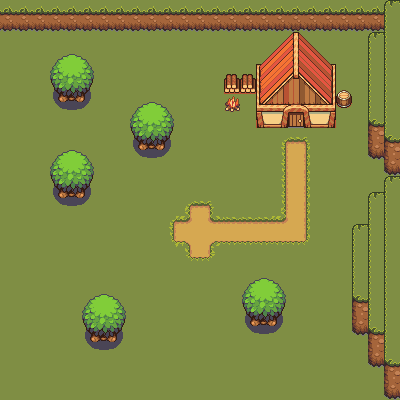

A level layout from a 2D game, rendered from its tile map. Below: a short description, then the map file with its tile-grid data intact:
An orthogonal 25x25 tile map with 16x16 px tiles, 4 tile layers (BackGround, Ground, Obstacles, AboveObstacles).

<map version="1.10" tiledversion="1.10.2" orientation="orthogonal" renderorder="left-down" width="25" height="25" tilewidth="16" tileheight="16" infinite="0" nextlayerid="5" nextobjectid="1">
 <tileset firstgid="1" source="16.tsx" />
 <layer id="4" name="BackGround" width="25" height="25">
  <data encoding="csv">
134,134,134,134,134,134,134,134,134,134,134,134,134,134,134,134,134,134,134,134,134,134,134,134,134,
134,134,134,134,134,134,134,134,134,134,134,134,134,134,134,134,134,134,134,134,134,134,134,134,134,
134,134,134,134,134,134,134,134,134,134,134,134,134,134,134,134,134,134,134,134,134,134,134,134,134,
134,134,134,134,134,134,134,134,134,134,134,134,134,134,134,134,134,134,134,134,134,134,134,134,134,
134,134,134,134,134,134,134,134,134,134,134,134,134,134,134,134,134,134,134,134,134,134,134,134,134,
134,134,134,134,134,134,134,134,134,134,134,134,134,134,134,134,134,134,134,134,134,134,134,134,134,
134,134,134,134,134,134,134,134,134,134,134,134,134,134,134,134,134,134,134,134,134,134,134,134,134,
134,134,134,134,134,134,134,134,134,134,134,134,134,134,134,134,134,134,134,134,134,134,134,134,134,
134,134,134,134,134,134,134,134,134,134,134,134,134,134,134,134,134,139,140,141,134,134,134,134,134,
134,134,134,134,134,134,134,134,134,134,134,134,134,134,134,134,134,172,173,174,134,134,134,134,134,
134,134,134,134,134,134,134,134,134,134,134,134,134,134,134,134,134,172,173,174,134,134,134,134,134,
134,134,134,134,134,134,134,134,134,134,134,134,134,134,134,134,134,172,173,174,134,134,134,134,134,
134,134,134,134,134,134,134,134,134,134,134,139,140,141,134,134,134,172,173,174,134,134,134,134,134,
134,134,134,134,134,134,134,134,134,134,139,209,173,208,140,140,140,209,173,174,134,134,134,134,134,
134,134,134,134,134,134,134,134,134,134,172,173,173,173,173,173,173,173,173,174,134,134,134,134,134,
134,134,134,134,134,134,134,134,134,134,205,176,173,175,206,206,206,206,206,207,134,134,134,134,134,
134,134,134,134,134,134,134,134,134,134,134,205,206,207,134,134,134,134,134,134,134,134,134,134,134,
134,134,134,134,134,134,134,134,134,134,134,134,134,134,134,134,134,134,134,134,134,134,134,134,134,
134,134,134,134,134,134,134,134,134,134,134,134,134,134,134,134,134,134,134,134,134,134,134,134,134,
134,134,134,134,134,134,134,134,134,134,134,134,134,134,134,134,134,134,134,134,134,134,134,134,134,
134,134,134,134,134,134,134,134,134,134,134,134,134,134,134,134,134,134,134,134,134,134,134,134,134,
134,134,134,134,134,134,134,134,134,134,134,134,134,134,134,134,134,134,134,134,134,134,134,134,134,
134,134,134,134,134,134,134,134,134,134,134,134,134,134,134,134,134,134,134,134,134,134,134,134,134,
134,134,134,134,134,134,134,134,134,134,134,134,134,134,134,134,134,134,134,134,134,134,134,134,134,
134,134,134,134,134,134,134,134,134,134,134,134,134,134,134,134,134,134,134,134,134,134,134,134,134
</data>
 </layer>
 <layer id="1" name="Ground" width="25" height="25">
  <data encoding="csv">
0,0,0,0,0,0,0,0,0,0,0,0,0,0,0,0,0,0,0,0,0,0,0,0,0,
0,0,0,0,0,0,0,0,0,0,0,0,0,0,0,0,0,0,0,0,0,0,0,0,0,
0,0,0,0,0,0,0,0,0,0,0,0,0,0,0,0,0,0,0,0,0,0,0,0,0,
0,0,0,0,0,0,0,0,0,0,0,0,0,0,0,0,0,0,0,0,0,0,0,0,0,
0,0,0,0,0,0,0,0,0,0,0,0,0,0,0,0,0,0,0,0,0,0,0,0,0,
0,0,0,0,0,0,0,0,0,0,0,0,0,0,0,0,0,0,0,0,0,0,0,0,0,
0,0,0,0,0,0,0,0,0,0,0,0,0,0,0,0,0,0,0,0,0,0,0,0,0,
0,0,0,0,0,0,0,0,0,0,0,0,0,0,0,0,0,0,0,0,0,0,0,0,0,
0,0,0,0,0,0,0,0,0,0,0,0,0,0,0,0,0,0,0,0,0,0,0,0,0,
0,0,0,0,0,0,0,0,0,0,0,0,0,0,0,0,0,0,0,0,0,0,0,0,0,
0,0,0,0,0,0,0,0,0,0,0,0,0,0,0,0,0,0,0,0,0,0,0,0,0,
0,0,0,0,0,0,0,0,0,0,0,0,0,0,0,0,0,0,0,0,0,0,0,0,0,
0,0,0,0,0,0,0,0,0,0,0,0,0,0,0,0,0,0,0,0,0,0,0,0,0,
0,0,0,0,0,0,0,0,0,0,0,0,0,0,0,0,0,0,0,0,0,0,0,0,0,
0,0,0,0,0,0,0,0,0,0,0,0,0,0,0,0,0,0,0,0,0,0,0,0,0,
0,0,0,0,0,0,0,0,0,0,0,0,0,0,0,0,0,0,0,0,0,0,0,0,0,
0,0,0,0,0,0,0,0,0,0,0,0,0,0,0,0,0,0,0,0,0,0,0,0,0,
0,0,0,0,0,0,0,0,0,0,0,0,0,0,0,0,0,0,0,0,0,0,0,0,0,
0,0,0,0,0,0,0,0,0,0,0,0,0,0,0,0,0,0,0,0,0,0,0,0,0,
0,0,0,0,0,0,0,0,0,0,0,0,0,0,0,0,0,0,0,0,0,0,0,0,0,
0,0,0,0,0,0,0,0,0,0,0,0,0,0,0,0,0,0,0,0,0,0,0,0,0,
0,0,0,0,0,0,0,0,0,0,0,0,0,0,0,0,0,0,0,0,0,0,0,0,0,
0,0,0,0,0,0,0,0,0,0,0,0,0,0,0,0,0,0,0,0,0,0,0,0,0,
0,0,0,0,0,0,0,0,0,0,0,0,0,0,0,0,0,0,0,0,0,0,0,0,0,
0,0,0,0,0,0,0,0,0,0,0,0,0,0,0,0,0,0,0,0,0,0,0,0,0
</data>
 </layer>
 <layer id="2" name="Obstacles" width="25" height="25">
  <data encoding="csv">
167,167,167,167,167,167,167,167,167,167,167,167,167,167,167,167,167,167,167,167,167,167,167,167,100,
233,233,233,233,233,233,233,233,233,233,233,233,233,233,233,233,233,233,233,233,233,233,233,233,133,
0,0,0,0,0,0,0,0,0,0,0,0,0,0,0,0,1458,1459,1460,1461,1462,0,0,100,133,
0,0,0,664,665,666,0,0,0,0,0,0,0,0,0,0,1491,1492,1493,1494,1495,0,0,133,133,
0,0,0,697,698,699,0,0,0,0,0,0,0,0,1331,1331,1524,1525,1526,1527,1528,0,0,133,133,
0,0,0,730,731,732,0,0,0,0,0,0,0,0,1364,1364,1557,1558,1559,1560,1561,1330,0,133,133,
0,0,0,763,764,765,0,0,664,665,666,0,0,0,0,0,1590,1591,1592,1593,1594,1363,0,133,133,
0,0,0,0,0,0,0,0,697,698,699,0,0,0,0,0,1357,1358,1358,1358,1359,0,0,166,133,
0,0,0,0,0,0,0,0,730,731,732,0,0,0,0,0,0,0,0,0,0,0,0,199,166,
0,0,0,664,665,666,0,0,763,764,765,0,0,0,0,0,0,0,0,0,0,0,0,232,199,
0,0,0,697,698,699,0,0,0,0,0,0,0,0,0,0,0,0,0,0,0,0,0,0,232,
0,0,0,730,731,732,0,0,0,0,0,0,0,0,0,0,0,0,0,0,0,0,0,0,100,
0,0,0,763,764,765,0,0,0,0,0,0,0,0,0,0,0,0,0,0,0,0,0,100,133,
0,0,0,0,0,0,0,0,0,0,0,0,0,0,0,0,0,0,0,0,0,0,0,133,133,
0,0,0,0,0,0,0,0,0,0,0,0,0,0,0,0,0,0,0,0,0,0,100,133,133,
0,0,0,0,0,0,0,0,0,0,0,0,0,0,0,0,0,0,0,0,0,0,133,133,133,
0,0,0,0,0,0,0,0,0,0,0,0,0,0,0,0,0,0,0,0,0,0,133,133,133,
0,0,0,0,0,0,0,0,0,0,0,0,0,0,0,664,665,666,0,0,0,0,133,133,133,
0,0,0,0,0,664,665,666,0,0,0,0,0,0,0,697,698,699,0,0,0,0,166,133,133,
0,0,0,0,0,697,698,699,0,0,0,0,0,0,0,730,731,732,0,0,0,0,199,133,133,
0,0,0,0,0,730,731,732,0,0,0,0,0,0,0,763,764,765,0,0,0,0,232,166,133,
0,0,0,0,0,763,764,765,0,0,0,0,0,0,0,0,0,0,0,0,0,0,0,199,133,
0,0,0,0,0,0,0,0,0,0,0,0,0,0,0,0,0,0,0,0,0,0,0,232,166,
0,0,0,0,0,0,0,0,0,0,0,0,0,0,0,0,0,0,0,0,0,0,0,0,199,
0,0,0,0,0,0,0,0,0,0,0,0,0,0,0,0,0,0,0,0,0,0,0,0,232
</data>
 </layer>
 <layer id="3" name="AboveObstacles" width="25" height="25">
  <data encoding="csv">
0,0,0,0,0,0,0,0,0,0,0,0,0,0,0,0,0,0,0,0,0,0,0,0,0,
0,0,0,0,0,0,0,0,0,0,0,0,0,0,0,0,0,0,0,0,0,0,0,0,0,
0,0,0,0,0,0,0,0,0,0,0,0,0,0,0,0,0,0,0,0,0,0,0,0,0,
0,0,0,0,0,0,0,0,0,0,0,0,0,0,0,0,0,0,0,0,0,0,0,0,0,
0,0,0,0,0,0,0,0,0,0,0,0,0,0,0,0,0,0,0,0,0,0,0,0,0,
0,0,0,0,0,0,0,0,0,0,0,0,0,0,0,0,0,0,0,0,0,0,0,0,0,
0,0,0,0,0,0,0,0,0,0,0,0,0,0,1366,0,0,1327,1328,1329,0,0,0,0,0,
0,0,0,0,0,0,0,0,0,0,0,0,0,0,0,0,0,1360,1361,1362,0,0,0,0,0,
0,0,0,0,0,0,0,0,0,0,0,0,0,0,0,0,0,0,0,0,0,0,0,0,0,
0,0,0,0,0,0,0,0,0,0,0,0,0,0,0,0,0,0,0,0,0,0,0,0,0,
0,0,0,0,0,0,0,0,0,0,0,0,0,0,0,0,0,0,0,0,0,0,0,0,0,
0,0,0,0,0,0,0,0,0,0,0,0,0,0,0,0,0,0,0,0,0,0,0,0,0,
0,0,0,0,0,0,0,0,0,0,0,0,0,0,0,0,0,0,0,0,0,0,0,0,0,
0,0,0,0,0,0,0,0,0,0,0,0,0,0,0,0,0,0,0,0,0,0,0,0,0,
0,0,0,0,0,0,0,0,0,0,0,0,0,0,0,0,0,0,0,0,0,0,0,0,0,
0,0,0,0,0,0,0,0,0,0,0,0,0,0,0,0,0,0,0,0,0,0,0,0,0,
0,0,0,0,0,0,0,0,0,0,0,0,0,0,0,0,0,0,0,0,0,0,0,0,0,
0,0,0,0,0,0,0,0,0,0,0,0,0,0,0,0,0,0,0,0,0,0,0,0,0,
0,0,0,0,0,0,0,0,0,0,0,0,0,0,0,0,0,0,0,0,0,0,0,0,0,
0,0,0,0,0,0,0,0,0,0,0,0,0,0,0,0,0,0,0,0,0,0,0,0,0,
0,0,0,0,0,0,0,0,0,0,0,0,0,0,0,0,0,0,0,0,0,0,0,0,0,
0,0,0,0,0,0,0,0,0,0,0,0,0,0,0,0,0,0,0,0,0,0,0,0,0,
0,0,0,0,0,0,0,0,0,0,0,0,0,0,0,0,0,0,0,0,0,0,0,0,0,
0,0,0,0,0,0,0,0,0,0,0,0,0,0,0,0,0,0,0,0,0,0,0,0,0,
0,0,0,0,0,0,0,0,0,0,0,0,0,0,0,0,0,0,0,0,0,0,0,0,0
</data>
 </layer>
</map>